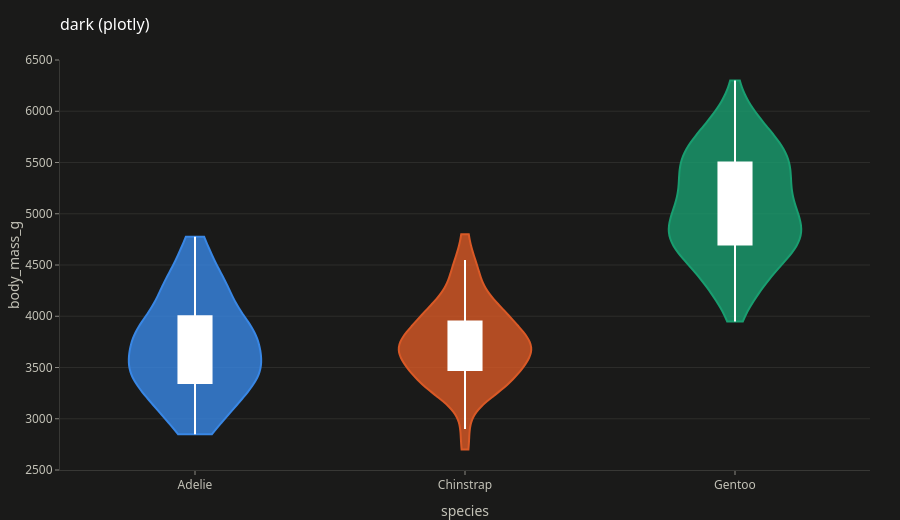

Notebook cell for this chart:
### Code cell
pc.violin(pen, 'species', 'body_mass_g', theme='dark', backend='plotly', title='dark (plotly)')

### Figure 1 — Plotly figure (JSON) as saved in the notebook; plotly's stock layout.template omitted (floating-point values rounded to 4 significant figures; data arrays with more than 128 entries replaced by an {"elided": "..."} marker saying what was removed)
{"data": [{"box": {"fillcolor": "#ffffff", "line": {"color": "#ffffff"}, "visible": true}, "fillcolor": "rgba(57,135,229,0.8)", "line": {"color": "#3987e5"}, "meanline": {"visible": false}, "name": "Adelie", "points": false, "showlegend": false, "side": "both", "spanmode": "hard", "type": "violin", "x": {"elided": "151 str values"}, "y": {"elided": "151 float values"}}, {"box": {"fillcolor": "#ffffff", "line": {"color": "#ffffff"}, "visible": true}, "fillcolor": "rgba(217,89,38,0.8)", "line": {"color": "#d95926"}, "meanline": {"visible": false}, "name": "Chinstrap", "points": false, "showlegend": false, "side": "both", "spanmode": "hard", "type": "violin", "x": ["Chinstrap", "Chinstrap", "Chinstrap", "Chinstrap", "Chinstrap", "Chinstrap", "Chinstrap", "Chinstrap", "Chinstrap", "Chinstrap", "Chinstrap", "Chinstrap", "Chinstrap", "Chinstrap", "Chinstrap", "Chinstrap", "Chinstrap", "Chinstrap", "Chinstrap", "Chinstrap", "Chinstrap", "Chinstrap", "Chinstrap", "Chinstrap", "Chinstrap", "Chinstrap", "Chinstrap", "Chinstrap", "Chinstrap", "Chinstrap", "Chinstrap", "Chinstrap", "Chinstrap", "Chinstrap", "Chinstrap", "Chinstrap", "Chinstrap", "Chinstrap", "Chinstrap", "Chinstrap", "Chinstrap", "Chinstrap", "Chinstrap", "Chinstrap", "Chinstrap", "Chinstrap", "Chinstrap", "Chinstrap", "Chinstrap", "Chinstrap", "Chinstrap", "Chinstrap", "Chinstrap", "Chinstrap", "Chinstrap", "Chinstrap", "Chinstrap", "Chinstrap", "Chinstrap", "Chinstrap", "Chinstrap", "Chinstrap", "Chinstrap", "Chinstrap", "Chinstrap", "Chinstrap", "Chinstrap", "Chinstrap"], "y": [3500.0, 3900.0, 3650.0, 3525.0, 3725.0, 3950.0, 3250.0, 3750.0, 4150.0, 3700.0, 3800.0, 3775.0, 3700.0, 4050.0, 3575.0, 4050.0, 3300.0, 3700.0, 3450.0, 4400.0, 3600.0, 3400.0, 2900.0, 3800.0, 3300.0, 4150.0, 3400.0, 3800.0, 3700.0, 4550.0, 3200.0, 4300.0, 3350.0, 4100.0, 3600.0, 3900.0, 3850.0, 4800.0, 2700.0, 4500.0, 3950.0, 3650.0, 3550.0, 3500.0, 3675.0, 4450.0, 3400.0, 4300.0, 3250.0, 3675.0, 3325.0, 3950.0, 3600.0, 4050.0, 3350.0, 3450.0, 3250.0, 4050.0, 3800.0, 3525.0, 3950.0, 3650.0, 3650.0, 4000.0, 3400.0, 3775.0, 4100.0, 3775.0]}, {"box": {"fillcolor": "#ffffff", "line": {"color": "#ffffff"}, "visible": true}, "fillcolor": "rgba(25,158,112,0.8)", "line": {"color": "#199e70"}, "meanline": {"visible": false}, "name": "Gentoo", "points": false, "showlegend": false, "side": "both", "spanmode": "hard", "type": "violin", "x": ["Gentoo", "Gentoo", "Gentoo", "Gentoo", "Gentoo", "Gentoo", "Gentoo", "Gentoo", "Gentoo", "Gentoo", "Gentoo", "Gentoo", "Gentoo", "Gentoo", "Gentoo", "Gentoo", "Gentoo", "Gentoo", "Gentoo", "Gentoo", "Gentoo", "Gentoo", "Gentoo", "Gentoo", "Gentoo", "Gentoo", "Gentoo", "Gentoo", "Gentoo", "Gentoo", "Gentoo", "Gentoo", "Gentoo", "Gentoo", "Gentoo", "Gentoo", "Gentoo", "Gentoo", "Gentoo", "Gentoo", "Gentoo", "Gentoo", "Gentoo", "Gentoo", "Gentoo", "Gentoo", "Gentoo", "Gentoo", "Gentoo", "Gentoo", "Gentoo", "Gentoo", "Gentoo", "Gentoo", "Gentoo", "Gentoo", "Gentoo", "Gentoo", "Gentoo", "Gentoo", "Gentoo", "Gentoo", "Gentoo", "Gentoo", "Gentoo", "Gentoo", "Gentoo", "Gentoo", "Gentoo", "Gentoo", "Gentoo", "Gentoo", "Gentoo", "Gentoo", "Gentoo", "Gentoo", "Gentoo", "Gentoo", "Gentoo", "Gentoo", "Gentoo", "Gentoo", "Gentoo", "Gentoo", "Gentoo", "Gentoo", "Gentoo", "Gentoo", "Gentoo", "Gentoo", "Gentoo", "Gentoo", "Gentoo", "Gentoo", "Gentoo", "Gentoo", "Gentoo", "Gentoo", "Gentoo", "Gentoo", "Gentoo", "Gentoo", "Gentoo", "Gentoo", "Gentoo", "Gentoo", "Gentoo", "Gentoo", "Gentoo", "Gentoo", "Gentoo", "Gentoo", "Gentoo", "Gentoo", "Gentoo", "Gentoo", "Gentoo", "Gentoo", "Gentoo", "Gentoo", "Gentoo", "Gentoo", "Gentoo"], "y": [4500.0, 5700.0, 4450.0, 5700.0, 5400.0, 4550.0, 4800.0, 5200.0, 4400.0, 5150.0, 4650.0, 5550.0, 4650.0, 5850.0, 4200.0, 5850.0, 4150.0, 6300.0, 4800.0, 5350.0, 5700.0, 5000.0, 4400.0, 5050.0, 5000.0, 5100.0, 4100.0, 5650.0, 4600.0, 5550.0, 5250.0, 4700.0, 5050.0, 6050.0, 5150.0, 5400.0, 4950.0, 5250.0, 4350.0, 5350.0, 3950.0, 5700.0, 4300.0, 4750.0, 5550.0, 4900.0, 4200.0, 5400.0, 5100.0, 5300.0, 4850.0, 5300.0, 4400.0, 5000.0, 4900.0, 5050.0, 4300.0, 5000.0, 4450.0, 5550.0, 4200.0, 5300.0, 4400.0, 5650.0, 4700.0, 5700.0, 4650.0, 5800.0, 4700.0, 5550.0, 4750.0, 5000.0, 5100.0, 5200.0, 4700.0, 5800.0, 4600.0, 6000.0, 4750.0, 5950.0, 4625.0, 5450.0, 4725.0, 5350.0, 4750.0, 5600.0, 4600.0, 5300.0, 4875.0, 5550.0, 4950.0, 5400.0, 4750.0, 5650.0, 4850.0, 5200.0, 4925.0, 4875.0, 4625.0, 5250.0, 4850.0, 5600.0, 4975.0, 5500.0, 4725.0, 5500.0, 4700.0, 5500.0, 4575.0, 5500.0, 5000.0, 5950.0, 4650.0, 5500.0, 4375.0, 5850.0, 4875.0, 6000.0, 4925.0, 4850.0, 5750.0, 5200.0, 5400.0]}], "layout": {"height": 520, "legend": {"title": {"text": ""}}, "title": {"text": "dark (plotly)"}, "violinmode": "overlay", "xaxis": {"categoryarray": ["Adelie", "Chinstrap", "Gentoo"], "categoryorder": "array", "showgrid": false, "title": {"text": "species"}}, "yaxis": {"title": {"text": "body_mass_g"}}}}
